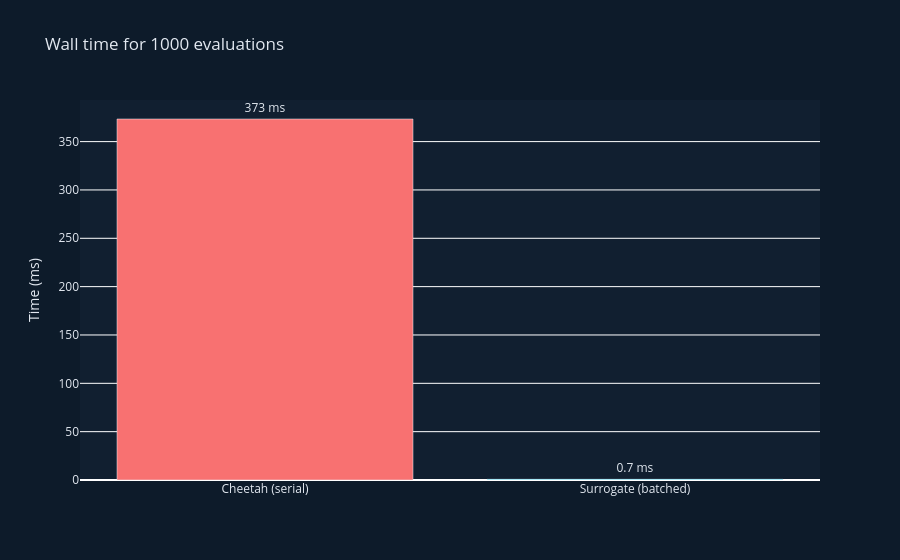

Notebook code cell kept with this figure:
### Markdown cell above
## 5 · Speed comparison

### Code cell
N_BENCH = 1_000
bench_params = torch.FloatTensor(N_BENCH, 2).uniform_(K1_MIN, K1_MAX)

# Cheetah: serial calls (one at a time, as in a real control loop)
t0 = time.perf_counter()
for k1_qf, k1_qd in bench_params:
    segment.QF.k1 = k1_qf
    segment.QD.k1 = k1_qd
    _ = segment.track(beam_in)
t_cheetah = time.perf_counter() - t0

# Surrogate: batched inference
bench_n = normalise_X(bench_params)
t0 = time.perf_counter()
surrogate.eval()
with torch.no_grad():
    _ = denormalise_y(surrogate(bench_n))
t_surrogate = time.perf_counter() - t0

print(f'Cheetah   : {t_cheetah*1e3:7.1f} ms for {N_BENCH} evals  ({t_cheetah/N_BENCH*1e3:.3f} ms/call)')
print(f'Surrogate : {t_surrogate*1e3:7.1f} ms for {N_BENCH} evals  ({t_surrogate/N_BENCH*1e6:.1f} μs/call)')
print(f'Speedup   : {t_cheetah/t_surrogate:.0f}×')

# Bar chart
fig = go.Figure(go.Bar(
    x=['Cheetah (serial)', 'Surrogate (batched)'],
    y=[t_cheetah * 1e3, t_surrogate * 1e3],
    marker_color=['#f87171', '#22d3ee'],
    text=[f'{t_cheetah*1e3:.0f} ms', f'{t_surrogate*1e3:.1f} ms'],
    textposition='outside',
))
fig.update_layout(
    title=f'Wall time for {N_BENCH} evaluations',
    yaxis_title='Time (ms)',
    paper_bgcolor='#0d1b2a', plot_bgcolor='#111f30',
    font=dict(color='#e2e8f0'),
)
fig.show()

### Figure 1 — Plotly figure (JSON) as saved in the notebook; plotly's stock layout.template omitted (floating-point values rounded to 4 significant figures)
{"data": [{"marker": {"color": ["#f87171", "#22d3ee"]}, "text": ["373 ms", "0.7 ms"], "textposition": "outside", "type": "bar", "x": ["Cheetah (serial)", "Surrogate (batched)"], "y": [373.4, 0.6886]}], "layout": {"font": {"color": "#e2e8f0"}, "paper_bgcolor": "#0d1b2a", "plot_bgcolor": "#111f30", "title": {"text": "Wall time for 1000 evaluations"}, "yaxis": {"title": {"text": "Time (ms)"}}}}
